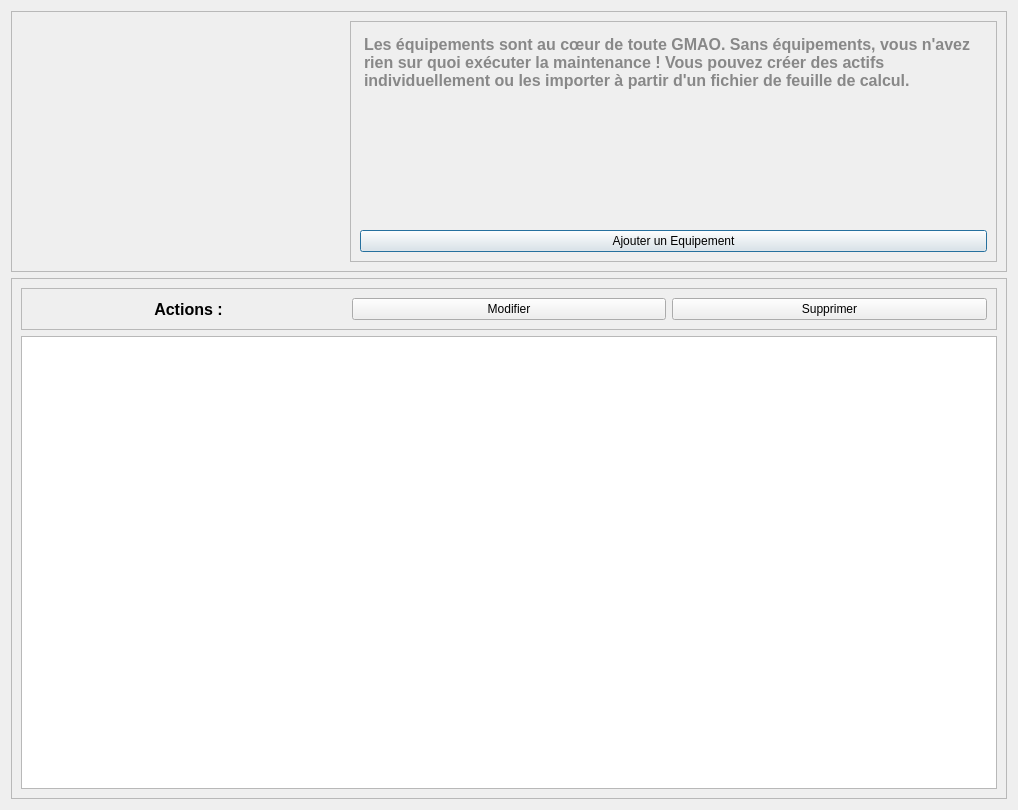
<?xml version="1.0" encoding="UTF-8"?>
<ui version="4.0">
 <class>Dialog</class>
 <widget class="QDialog" name="Dialog">
  <property name="geometry">
   <rect>
    <x>0</x>
    <y>0</y>
    <width>1018</width>
    <height>810</height>
   </rect>
  </property>
  <property name="windowTitle">
   <string>Dialog</string>
  </property>
  <layout class="QVBoxLayout" name="verticalLayout" stretch="1,2">
   <item>
    <widget class="QFrame" name="frame_2">
     <property name="frameShape">
      <enum>QFrame::StyledPanel</enum>
     </property>
     <property name="frameShadow">
      <enum>QFrame::Raised</enum>
     </property>
     <layout class="QHBoxLayout" name="horizontalLayout" stretch="1,2">
      <item>
       <widget class="QLabel" name="label_2">
        <property name="autoFillBackground">
         <bool>false</bool>
        </property>
        <property name="text">
         <string/>
        </property>
        <property name="pixmap">
         <pixmap resource="../icons.qrc">:/icons/icons/service.png</pixmap>
        </property>
        <property name="alignment">
         <set>Qt::AlignCenter</set>
        </property>
        <property name="wordWrap">
         <bool>false</bool>
        </property>
        <property name="openExternalLinks">
         <bool>true</bool>
        </property>
       </widget>
      </item>
      <item>
       <widget class="QFrame" name="frame_3">
        <property name="frameShape">
         <enum>QFrame::StyledPanel</enum>
        </property>
        <property name="frameShadow">
         <enum>QFrame::Raised</enum>
        </property>
        <layout class="QVBoxLayout" name="verticalLayout_2">
         <item>
          <widget class="QTextEdit" name="textEdit">
           <property name="styleSheet">
            <string notr="true">background-color:transparent;
border : none;</string>
           </property>
           <property name="readOnly">
            <bool>true</bool>
           </property>
           <property name="html">
            <string>&lt;!DOCTYPE HTML PUBLIC &quot;-//W3C//DTD HTML 4.0//EN&quot; &quot;http://www.w3.org/TR/REC-html40/strict.dtd&quot;&gt;
&lt;html&gt;&lt;head&gt;&lt;meta name=&quot;qrichtext&quot; content=&quot;1&quot; /&gt;&lt;style type=&quot;text/css&quot;&gt;
p, li { white-space: pre-wrap; }
&lt;/style&gt;&lt;/head&gt;&lt;body style=&quot; font-family:'MS Shell Dlg 2'; font-size:8.25pt; font-weight:400; font-style:normal;&quot;&gt;
&lt;p style=&quot; margin-top:12px; margin-bottom:12px; margin-left:0px; margin-right:0px; -qt-block-indent:0; text-indent:0px;&quot;&gt;&lt;span style=&quot; font-family:'Tahoma,Calibri,Helvetica'; font-size:12pt; font-weight:600; color:#888888;&quot;&gt;Les équipements sont au cœur de toute GMAO. Sans équipements, vous n'avez rien sur quoi exécuter la maintenance ! Vous pouvez créer des actifs individuellement ou les importer à partir d'un fichier de feuille de calcul.&lt;/span&gt;&lt;/p&gt;&lt;/body&gt;&lt;/html&gt;</string>
           </property>
           <property name="textInteractionFlags">
            <set>Qt::NoTextInteraction</set>
           </property>
          </widget>
         </item>
         <item>
          <widget class="QPushButton" name="ButtonCreerEquipement">
           <property name="cursor">
            <cursorShape>PointingHandCursor</cursorShape>
           </property>
           <property name="styleSheet">
            <string notr="true">QPushButton{
height : 25px;
background-color :#00A8E8;
}


QPushButton:hover{
	background-color: rgb(0, 92, 157);
};</string>
           </property>
           <property name="text">
            <string>Ajouter un Equipement</string>
           </property>
          </widget>
         </item>
        </layout>
       </widget>
      </item>
     </layout>
    </widget>
   </item>
   <item>
    <widget class="QFrame" name="frame">
     <property name="frameShape">
      <enum>QFrame::StyledPanel</enum>
     </property>
     <property name="frameShadow">
      <enum>QFrame::Raised</enum>
     </property>
     <layout class="QVBoxLayout" name="verticalLayout_3">
      <item>
       <widget class="QFrame" name="frame_4">
        <property name="frameShape">
         <enum>QFrame::StyledPanel</enum>
        </property>
        <property name="frameShadow">
         <enum>QFrame::Raised</enum>
        </property>
        <layout class="QHBoxLayout" name="horizontalLayout_2">
         <item>
          <widget class="QLabel" name="label">
           <property name="font">
            <font>
             <family>Arial</family>
             <pointsize>12</pointsize>
             <weight>75</weight>
             <bold>true</bold>
            </font>
           </property>
           <property name="text">
            <string>Actions :</string>
           </property>
           <property name="alignment">
            <set>Qt::AlignCenter</set>
           </property>
          </widget>
         </item>
         <item>
          <widget class="QPushButton" name="ButtonModifier">
           <property name="cursor">
            <cursorShape>PointingHandCursor</cursorShape>
           </property>
           <property name="styleSheet">
            <string notr="true">QPushButton{
height : 20px;
background-color :#00A8E8;
}


QPushButton:hover{
	background-color: rgb(0, 92, 157);
};</string>
           </property>
           <property name="text">
            <string>Modifier</string>
           </property>
          </widget>
         </item>
         <item>
          <widget class="QPushButton" name="ButtonSupprimer">
           <property name="cursor">
            <cursorShape>PointingHandCursor</cursorShape>
           </property>
           <property name="styleSheet">
            <string notr="true">QPushButton{
height : 20px;
background-color :#00A8E8;
}


QPushButton:hover{
	background-color: rgb(0, 92, 157);
};</string>
           </property>
           <property name="text">
            <string>Supprimer</string>
           </property>
          </widget>
         </item>
        </layout>
       </widget>
      </item>
      <item>
       <widget class="QTableWidget" name="tableWidgetEquipement"/>
      </item>
     </layout>
    </widget>
   </item>
  </layout>
 </widget>
 <resources>
  <include location="../icons.qrc"/>
  <include location="icons.qrc"/>
 </resources>
 <connections/>
</ui>
